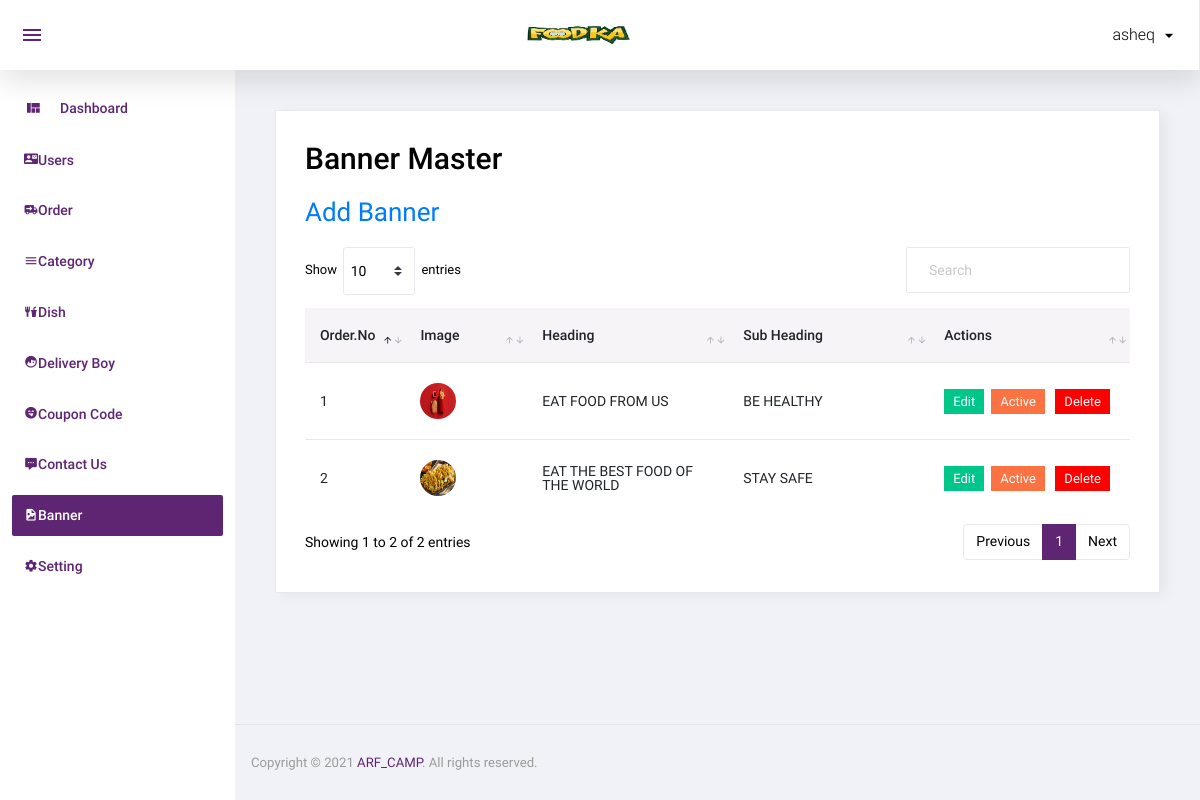
The app's page /admin/banner.php (signed in) with its own data.
### tables this page shows
CREATE TABLE `banner` (
  `id` int(11) NOT NULL,
  `image` varchar(100) NOT NULL,
  `heading` varchar(500) NOT NULL,
  `sub_heading` varchar(500) NOT NULL,
  `link` varchar(100) NOT NULL,
  `link_txt` varchar(100) NOT NULL,
  `added_on` datetime NOT NULL,
  `status` int(11) NOT NULL,
  `order_number` int(11) NOT NULL
);

### admin/banner.php (the view, shortened to what this page needs)
<?php
include('top.php');
$sql="select * from banner order by order_number";
$res=mysqli_query($con,$sql);
?>
  <div class="card">
            <div class="card-body">
              <h1 class="grid_title">Banner Master</h1>
			  <a href="manage_banner.php" class="add_link">Add Banner</a>
              <div class="row grid_box">
                <div class="col-12">
                  <div class="table-responsive">
                    <table id="order-listing" class="table">
                      <thead>
                        <tr>
                            <th width="10%">Order.No</th>
                            <th width="15%">Image</th>
                            <th width="25%">Heading</th>
                            <th width="25%">Sub Heading</th>
							<th width="25%">Actions</th>
                        </tr>
                      </thead>
                      <tbody>
                        <?php if(mysqli_num_rows($res)>0){
						while($row=mysqli_fetch_assoc($res)){
						?>
						<tr>
                            <td><?php echo $row['order_number']?></td>
                            <td><img src="<?php echo SITE_BANNER_IMAGE.$row['image']?>"/></td>
							<td><?php echo $row['heading']?></td>
							<td><?php echo $row['sub_heading']?></td>
							<td>
								<a href="manage_banner.php?id=<?php echo $row['id']?>"><label class="badge badge-success hand_cursor">Edit</label></a>&nbsp;
								<?php
								if($row['status']==1){
								?>
								<a href="?id=<?php echo $row['id']?>&type=deactive"><label class="badge badge-danger hand_cursor">Active</label></a>
								<?php
								}else{
								?>
								<a href="?id=<?php echo $row['id']?>&type=active"><label class="badge badge-info hand_cursor">Deactive</label></a>
								<?php
								}
								?>
								<a href="?id=<?php echo $row['id']?>&type=delete"><label class="badge badge-danger delete_red hand_cursor">Delete</label></a>
							</td>
                        </tr>
                        <?php
						} } else { ?>
						<tr>
							<td colspan="5">No data found</td>
						</tr>
						<?php } ?>
                      </tbody>
                    </table>
                  </div>
				</div>
              </div>
            </div>
          </div>
<?php include('footer.php');?>

### records on screen
banner: order_number "1", image (picture), heading "EAT FOOD FROM US", sub_heading "BE HEALTHY"
banner: order_number "2", image (picture), heading "EAT THE BEST FOOD OF THE WORLD", sub_heading "STAY SAFE"

### other values on screen
$_SESSION['ADMIN_USER'] "asheq"
